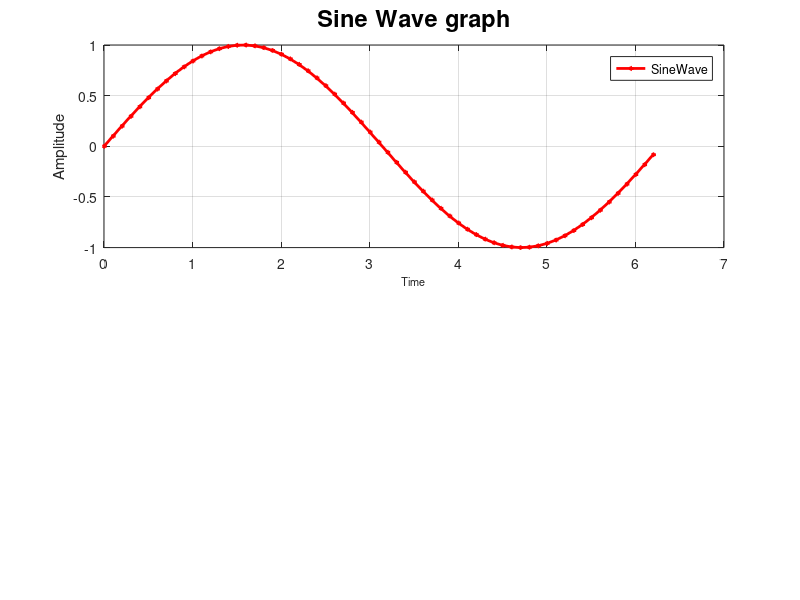

Write the MATLAB code that produced this figure. (Note: this script raises an error after producing the figure.)

%% Plot of time againts X

t=0:0.01:1;
f=2; %Unit is Hertz (Hz)
a=5; % to increase the altitude to 5 use a
x= a*sin(2*pi*f*t)

plot(t,x)

%% MULTIPLE PLOT IN ONE GRAPHt=0:0.1:2*pi;
a = sin(t);
b = cos(t);
hold on
plot(t,a, 'r<-', 'MarkerSize', 2, 'LineWidth', 2)
plot(t,b,  'g<-', 'MarkerSize', 2, 'LineWidth', 2)
grid on
xlabel('Time', 'FontSize',8)
ylabel('Amplitude')
title('Sine Wave graph', 'FontSize',17)
legend('SineWave','CosWave', 'Location', 'best')
text(1,0, 'Angle is 90')

%% MULTIPLE GRAPH IN ONE FIGURE 


t=0:0.1:2*pi;
a = sin(t);
b = cos(t);
subplot(2,1,1)
plot(t,a, 'r<-', 'MarkerSize', 2, 'LineWidth', 2)
grid on
xlabel('Time', 'FontSize',8)
ylabel('Amplitude')
title('Sine Wave graph', 'FontSize',17)
legend('SineWave' , 'Location', 'best')
text(1,02)
plot(t,b,  'g<-', 'MarkerSize', 2, 'LineWidth', 2)
grid on
xlabel('Time', 'FontSize',8)
ylabel('Amplitude')
title('Cosine Wave graph', 'FontSize',17)
legend('CosWave', 'Location', 'best')
text(1,0, 'Angle is 90')


%% 3D PLOT 

clear all 
clc 
x= -10*pi:0.1:10*pi;
y =  sin(x);
z = x.*sin(x);
% plot3(x,y,z, 'ob');
% figure
%scatter3(x,y,z); %scatter plot 
%plot3(x,y,z, 'LineWidth',4);
% xlabel('x')
% ylabel('y')
% zlabel('z')

%3d animation in matlab
axis square
grid on 
hold on
h2= plot3(x(1),y(1),z(1));
view([12,20])
for k=2:length(x)
    % set(h1,'xdata', x(1:k), 'ydata',y(1:k),'zdata',z(1:k));
    set(h2,'xdata', x(1:k), 'ydata',y(1:k),'zdata',z(1:k));
    pause(0.1);
end
hold off
